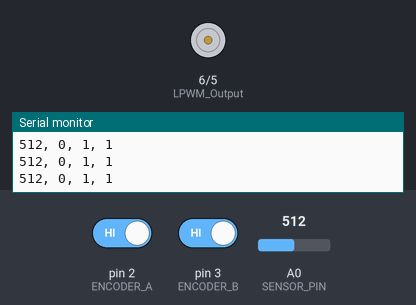
The sketch below on a simulated Arduino Uno, built with avr-gcc and run on an emulated ATmega328P. Shown: motor-driver pin pairs drawn as motors (green arrow = first pin HIGH = forward, orange = second pin HIGH = backward, longer = more drive), the last lines printed to the serial monitor. The inputs (shaded band) are chosen by the test bench; at power-on: A0 (SENSOR_PIN) = 512, pin 2 (ENCODER_A) HIGH, pin 3 (ENCODER_B) HIGH.

Above: at 1.3 s.
1.4 s: A0 (SENSOR_PIN) set to 716
At 2.3 s:
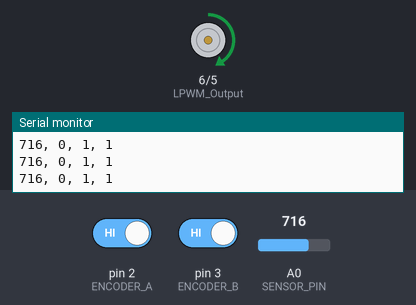
2.9 s: A0 (SENSOR_PIN) set to 900
At 3.6 s:
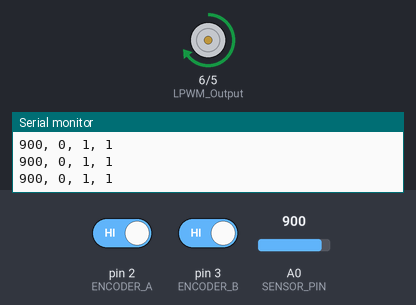
4.4 s: A0 (SENSOR_PIN) set to 502
At 4.8 s:
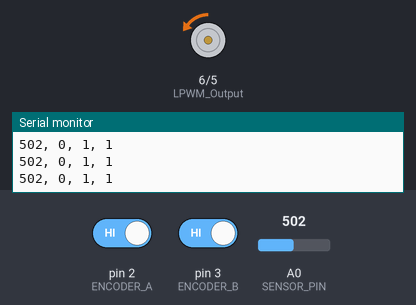
5.9 s: A0 (SENSOR_PIN) set to 522
At 7.1 s:
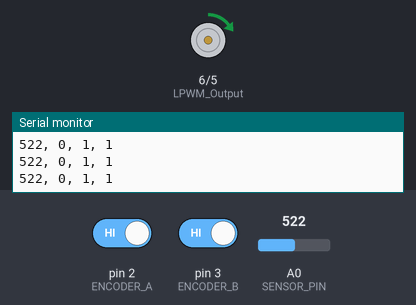
7.4 s: A0 (SENSOR_PIN) set to 306
At 8.4 s:
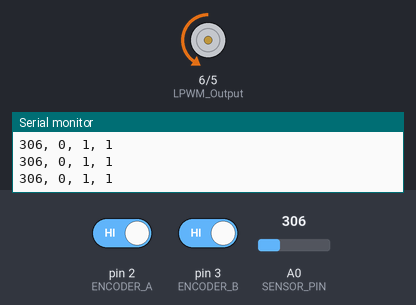
8.9 s: A0 (SENSOR_PIN) set to 122
At 9.7 s:
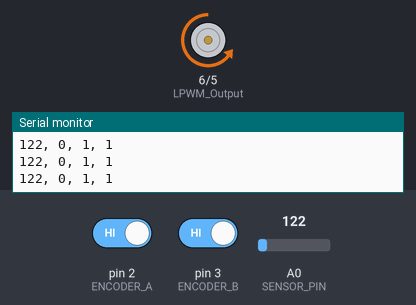
Timing chart, 0 to 11.4 s (numbered marks = the images above; inputs shaded):
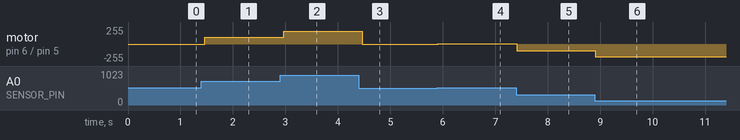

The sketch:

motor_control.ino
```cpp
/*
Notes :
  - "motor_control.ino" must be in a folder named "motor_control"
*/


#include <Arduino.h>

// Pin definition
int SENSOR_PIN = 0;  // center pin of the potentiometer
int RPWM_Output = 5; // Arduino PWM output pin 5; connect to IBT-2 pin 1 (RPWM)
int LPWM_Output = 6; // Arduino PWM output pin 6; connect to IBT-2 pin 2 (LPWM)
int ENCODER_A = 2;                        // Encoder channel A (interrupt pin)
int ENCODER_B = 3;                        // Encoder channel B (interrupt pin not necessary)

// Counters
volatile long pos = 0;                    // Encoder position; signed long (32-bit)
volatile long max_pos = 2147483647;       // Maximum value of signed long; used to prevent overflow

void setup()
{
  Serial.begin(9600); // serial communication with the computer

  // Setup motor control pins
  pinMode(RPWM_Output, OUTPUT);
  pinMode(LPWM_Output, OUTPUT);

  // Setup encoder
  pinMode(ENCODER_A, INPUT_PULLUP);                                      // WARNING: CH-A signal nominally high
  pinMode(ENCODER_B, INPUT_PULLUP);                                      // WARNING: CH-B signal nominally high
  attachInterrupt(digitalPinToInterrupt(ENCODER_A), encoderISRA, CHANGE); // interrupt on CH-A only

  delay(100); // Why?
}

void loop() {
  int sensorValue = analogRead(SENSOR_PIN);
  // Sensor value is in the range 0-1023 (10-bit ADC)
  // 0-511 for reverse rotation; 512-1023 for forward rotation
  if (sensorValue < 512) {
    // Reverse rotation
    int reversePWM = (511 - sensorValue) / 2;
    analogWrite(LPWM_Output, 0);
    analogWrite(RPWM_Output, reversePWM);
  }
  else {
    // Forward rotation
    int forwardPWM = (sensorValue - 512) / 2;
    analogWrite(LPWM_Output, forwardPWM);
    analogWrite(RPWM_Output, 0);
  }

  // Send count via serial; use "println" to send a string; use "write" for improved performance
  Serial.println(String(sensorValue) + ", " + String(pos) + ", " + String(digitalRead(ENCODER_A)) + ", " + String(digitalRead(ENCODER_B))); // pos updated in the ISR

  delay(1000/14);
}

void encoderISRA() {
  // Encoder interrupt service routine; detect CH-A state transition, then check state of CH-B (HIGH/LOW)
  // CASE 1: LOW-HIGH transition on CH-A
  if (digitalRead(ENCODER_A)){
    if (digitalRead(ENCODER_B)){ //CH-B is HIGH -> Negative increment
      if (pos == -max_pos){ //RESET
        pos = 0;
      }
      else{
        pos-2;
      }
    }
    else{ //CH-B is LOW -> Positive increment
      if (pos == max_pos){ //RESET
        pos = 0;
      }
      else{
        pos+2;
      }
    }
  }
  else{ //CH-A is LOW
    if (digitalRead(ENCODER_B)){ //CH-B is HIGH -> Positive increment
      if (pos == max_pos){ //RESET
        pos = 0;
      }
      else{
        pos+2;
      }
    }
    else{ //CH-B is LOW -> Lower increment
      if (pos == -max_pos){ //RESET
        pos = 0;
      }
      else{
        pos-2;
      }
    }
  }
}
```

Measured:
- after the input at 1.4 s, motor on pin 6 (LPWM_Output) / pin 5 (RPWM_Output): stopped → forward 102/255 after 0.06 s
- after the input at 2.9 s, motor on pin 6 (LPWM_Output) / pin 5 (RPWM_Output): forward 102/255 → forward 194/255 after 0.07 s
- after the input at 4.4 s, motor on pin 6 (LPWM_Output) / pin 5 (RPWM_Output): forward 194/255 → backward 4/255 after 0.07 s
- after the input at 5.9 s, motor on pin 6 (LPWM_Output) / pin 5 (RPWM_Output): backward 4/255 → forward 5/255 at once
- after the input at 7.4 s, motor on pin 6 (LPWM_Output) / pin 5 (RPWM_Output): forward 5/255 → backward 102/255 at once
- after the input at 8.9 s, motor on pin 6 (LPWM_Output) / pin 5 (RPWM_Output): backward 102/255 → backward 194/255 at once
